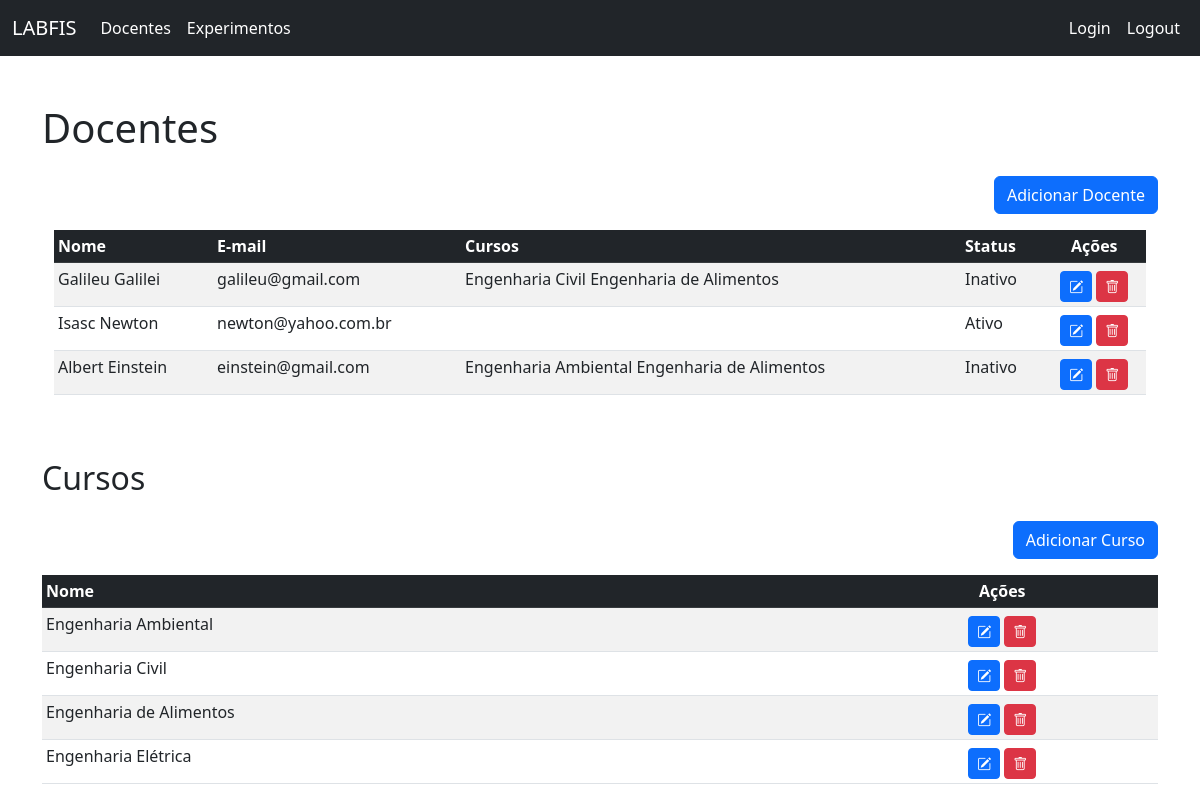
/docentes/, run on the app's committed database.
### docentes/models.py (models this page shows, shortened)
class Docente(models.Model):
    STATUS_CHOICE = (
        ('Ativo', 'Ativo'),
        ('Inativo', 'Inativo'),
    )
    nome = models.CharField(max_length=255, null=False)
    email = models.EmailField(max_length=255, unique=True)
    cursos = models.ManyToManyField(Curso, blank=True)
    status = models.CharField(
        max_length=32,
        choices=STATUS_CHOICE,
        default='Ativo'
    )

class Curso(models.Model):
    nome = models.CharField(max_length=255, null=False, unique=True)
    def __str__(self):
        return self.nome

### docentes/views.py (the view, shortened to what this page needs)
# urls.py: path('', views.detail_view, name='detail_view'),
def detail_view(request):
    context = {}
    curso_form = CursoForm()
    docente_form = DocenteForm()
    context['cursos'] = Curso.objects.all()
    context['docentes'] = Docente.objects.all()
    context['curso_form'] = curso_form
    context['docente_form'] = docente_form
    return render(request, 'docentes/detail_view.html', context)

### templates/docentes/detail_view.html (shortened to what this page needs)
{% extends '../base.html' %}
{% load bootstrap %}
{% block content %}
<h1>Docentes</h1>
<div class="text-end mt-4 mb-3">
    <button type="button" class="btn btn-primary" data-bs-toggle="modal" data-bs-target="#addDocenteModal">
        Adicionar Docente
    </button>
</div>
<div class="container-fluid" style="overflow-x:scroll;white-space: nowrap;">
    <table class="table table-hover table-striped table-responsive table-sm">
        <thead class="table-dark">
            <th>Nome</th>
            <th>E-mail</th>
            <th>Cursos</th>
            <th>Status</th>
            <th class="text-center">Ações</th>
        </thead>
        <tbody>
            {% for docente in docentes %}
            <tr>
                <td>{{ docente.nome }}</td>
                <td>{{ docente.email }}</td>
                <td>
                    {% for curso in docente.cursos.iterator %}
                    {{ curso.nome }}
                    {% endfor %}
                </td>
                <td>{{ docente.status }}</td>
                <td class="text-center">
                    <a href="{% url 'docentes:update_view' obj='docente' id=docente.id %}"
                        class="btn btn-primary btn-sm mt-1" title="Editar">
                        <i class="bi bi-pencil-square"></i>
                    </a>
                    <button class="btn btn-danger btn-sm mt-1" data-bs-toggle="modal"
                        data-bs-target="#delDocenteModal-{{ docente.id }}" title="Excluir">
                        <i class="bi bi-trash"></i>
                    </button>
                </td>
            </tr>
            {% endfor %}
        </tbody>
    </table>
</div>
<h2 class="mt-5">Cursos</h2>
<div class="text-end mt-4 mb-3">
    <button type="button" class="btn btn-primary" data-bs-toggle="modal" data-bs-target="#addCursoModal">
        Adicionar Curso
    </button>
</div>
<table class="table table-hover table-striped table-responsive table-sm">
    <thead class="table-dark">
        <th>Nome</th>
        <th class="text-center">Ações</th>
    </thead>
    <tbody>
        {% for curso in cursos %}
        <tr>
            <td>{{ curso.nome }}</td>
            <td class="text-center">
                <a href="{% url 'docentes:update_view' obj='curso' id=curso.id %}" class="btn btn-primary btn-sm mt-1"
                    title="Editar">
                    <i class="bi bi-pencil-square"></i>
                </a>
                <button class="btn btn-danger btn-sm mt-1" data-bs-toggle="modal"
                    data-bs-target="#delCursoModal-{{ curso.id }}" title="Excluir">
                    <i class="bi bi-trash"></i>
                </button>
            </td>
        </tr>
        {% endfor %}
    </tbody>
</table>
{% endblock %}

### data on the page
Docente: nome "Galileu Galilei", email "galileu@gmail.com", status "Inativo"
Curso: nome "Engenharia Civil"
Curso: nome "Engenharia de Alimentos"
Docente: nome "Isasc Newton", email "newton@yahoo.com.br", status "Ativo"
Docente: nome "Albert Einstein", email "einstein@gmail.com", status "Inativo"
Curso: nome "Engenharia Ambiental"
Curso: nome "Engenharia Elétrica"
